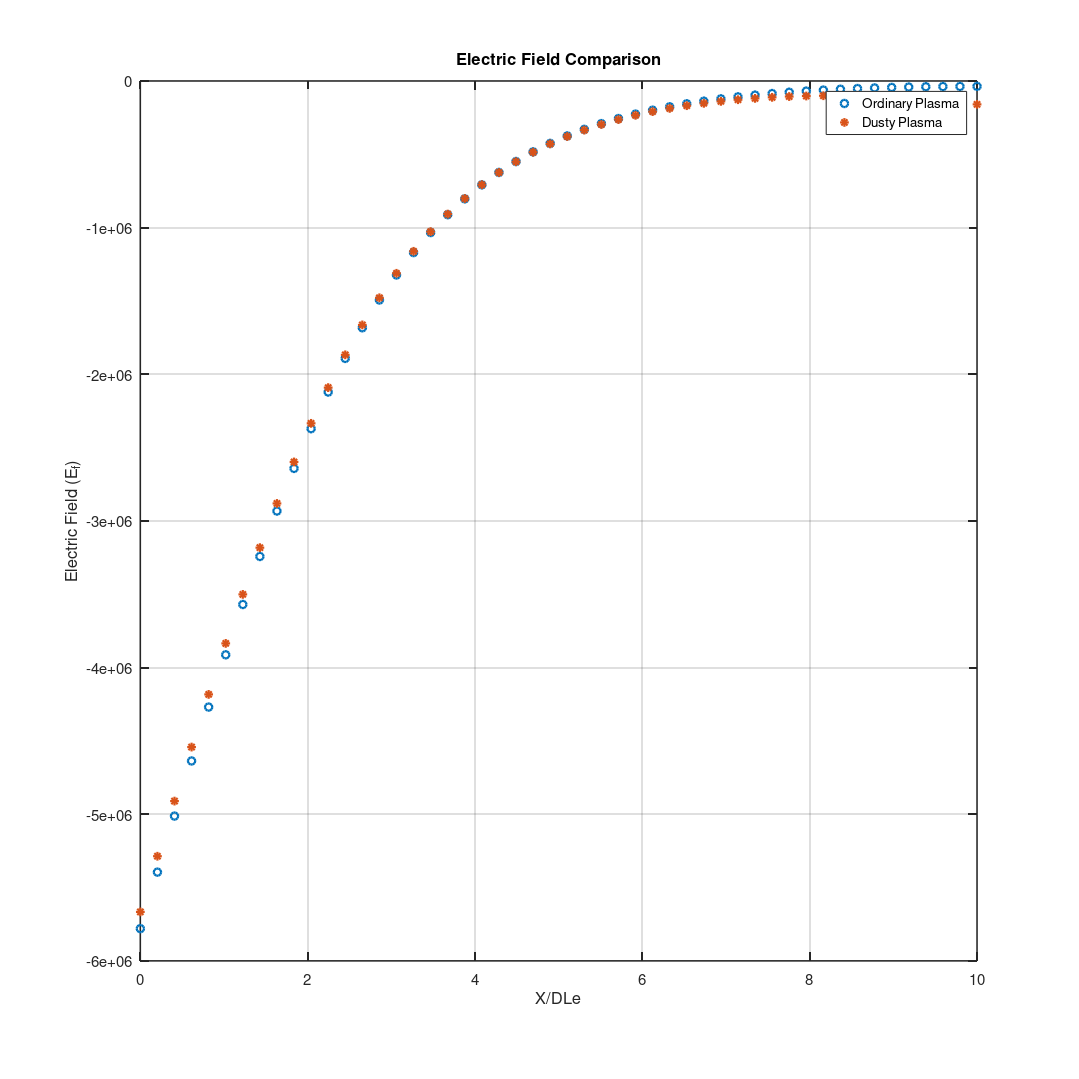
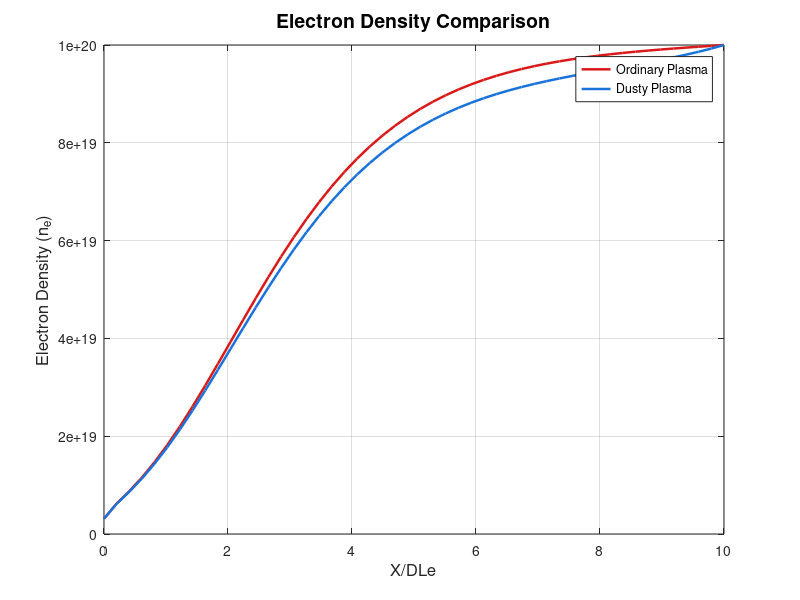
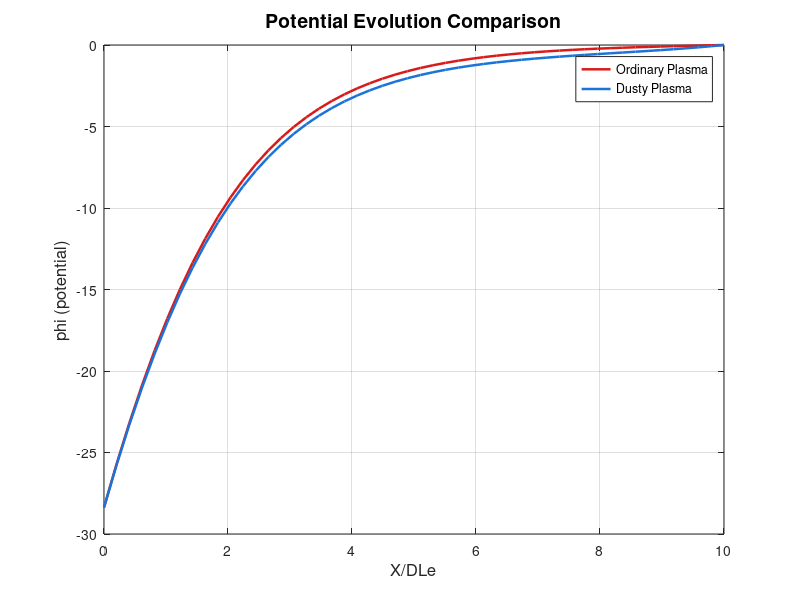
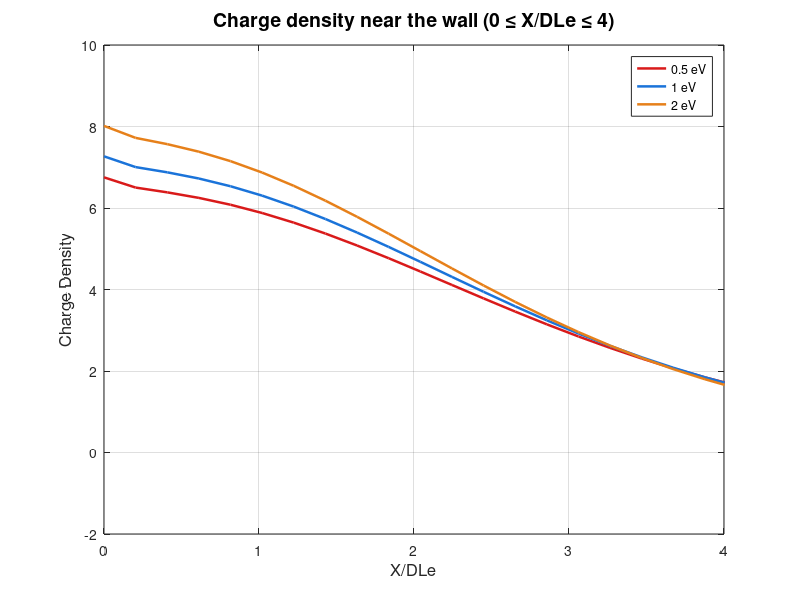

The MATLAB script that drew these images, in order: (Note: this script raises an error after producing the figures.)
% GLOBAL STYLE
LW = 1.8;
FS = 12;
FS_title = 14;

% Color palette (consistent across all plots)
cBlue   = [0.10 0.45 0.85];
cRed    = [0.85 0.10 0.10];
cOrange = [0.90 0.50 0.10];
cGreen  = [0.20 0.60 0.30];



% This is a script run it to create all the figures that are in the paper.

data1 = load('DustyPlasma2.mat');    % Plasma output
data2 = load('DustyPlasma1.mat');    % The dusty-plasma output %temp 1.0 eV

data5= load("DustyPlasma5.mat"); % Temp 0.5 ion 
data6= load("DustyPlasma6.mat"); % Temp 2 ion


x = data1.X / data1.DLe;


figure(1);
clf;

% --------- Make figure wide (important) ---------
set(gcf, 'Units', 'pixels', 'Position', [100 100 1200 1200]);  % wide figure
set(gcf, 'PaperPositionMode', 'auto');

% ---------------- Main plot ----------------
plot(x, data1.Ef, 'o', ...
    'LineStyle', 'none', ...
    'LineWidth', LW, ...
    'MarkerSize', 6, ...
    'MarkerFaceColor', 'none');
hold on;

plot(x, data2.Ef, '*', ...
    'LineStyle', 'none', ...
    'LineWidth', LW, ...
    'MarkerSize', 7);
hold off;

xlabel('X/DLe', 'FontSize', FS);
ylabel('Electric Field (E_f)', 'FontSize', FS);
title('Electric Field Comparison', 'FontSize', FS_title);

legend({'Ordinary Plasma', 'Dusty Plasma'}, 'Location', 'best');
grid on;
box on;
set(gca, 'FontSize', FS, 'LineWidth', 1.2);


% ---------------- Save ----------------
saveas(gcf, 'Electric_Field_Comparision_Dusty_Ordinary_Plasma.png');




%% FIGURE 2 – Electron density
figure(2); clf;
plot(x, data1.ne, 'Color', cRed, 'LineWidth', LW); hold on;
plot(x, data2.ne, 'Color', cBlue, 'LineWidth', LW);

xlabel("X/DLe", 'FontSize', FS);
ylabel("Electron Density (n_e)", 'FontSize', FS);
title("Electron Density Comparison", 'FontSize', FS_title);
legend({'Ordinary Plasma', 'Dusty Plasma'}, 'Location','best');
grid on; box on;

saveas(gcf, 'Electron_Density_Comparison.png');



%% FIGURE 3 – Plasma potential
figure(3); clf;
plot(x, data1.phi, 'Color', cRed, 'LineWidth', LW); hold on;
plot(x, data2.phi, 'Color', cBlue, 'LineWidth', LW);

xlabel("X/DLe", 'FontSize', FS);
ylabel("\phi (potential)", 'FontSize', FS);
title("Potential Evolution Comparison", 'FontSize', FS_title);
legend({'Ordinary Plasma','Dusty Plasma'}, 'Location','best');
grid on; box on;

saveas(gcf, 'Potential_Evolution_Comparison.png');



%% FIGURE 7 – Dust charge (temperature comparison)
figure(7); clf;

plot(x, data5.rho , 'Color', cRed, 'LineWidth', LW); hold on;
plot(x, data2.rho , 'Color', cBlue, 'LineWidth', LW);
plot(x, data6.rho , 'Color', cOrange, ...
     'LineWidth', LW, 'MarkerFaceColor', cOrange, 'MarkerSize', 5);

xlabel("X/DLe", 'FontSize', FS);
ylabel("Charge Density", 'FontSize', FS);
title("Charge density near the wall (0 ≤ X/DLe ≤ 4)", 'FontSize', FS_title);
legend({'0.5 eV', '1 eV', '2 eV'}, 'Location','best');

xlim([0 4]);       
grid on; box on;

saveas(gcf, 'ChargeDensity_vs_Ion_Tempreature_wall.png');


%% here try to caputre the space charge density near the wall for different ion tempearture dustty plasma

%% FIGURE 5 – Dusty vs Ordinary rho
figure(5); clf;
plot(x, data1.rho, 'Color', cRed, 'LineWidth', LW); hold on;
plot(x, data2.rho, 'Color', cBlue, 'LineWidth', LW);

xlabel("X/DLe", 'FontSize', FS);
ylabel("Space Charge Density (\rho)", 'FontSize', FS);
title("Charge density near the wall (0 ≤ X/DLe ≤ 4)", 'FontSize', FS_title);
legend({'Ordinary Plasma','Dusty Plasma'}, 'Location','best');
xlim([0 4]); 
grid on; box on;

saveas(gcf, 'Space_Charge_Density_Comparison.png');


%% FIGURE 6 – Bohm sheath velocity (v_x_i)
figure(6); clf;

y1 = 1:size(data1.vxi,1);
y2 = 1:size(data2.vxi,1);

subplot(1,2,1);
contourf(x, y1, data1.vxi, 30, 'LineColor','none');
colorbar; colormap('turbo');
xlabel('X/DLe'); ylabel('Index');
title('v_{xi} – Ordinary Plasma');
axis tight;

subplot(1,2,2);
contourf(x, y2, data2.vxi, 30, 'LineColor','none');
colorbar; colormap('turbo');
xlabel('X/DLe'); ylabel('Index');
title('v_{xi} – Dusty Plasma');
axis tight;

cmin = min([data1.vxi(:); data2.vxi(:)]);
cmax = max([data1.vxi(:); data2.vxi(:)]);
subplot(1,2,1); caxis([cmin cmax]);
subplot(1,2,2); caxis([cmin cmax]);

sgtitle("Comparison of v_{xi} Distributions", 'FontSize', FS_title);

saveas(gcf, 'Comparison_vxi_Distributions.png');
